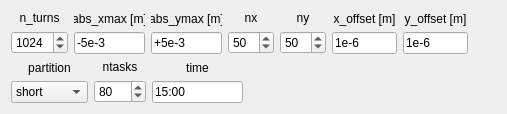
          <widget class="QWidget" name="tab_39">
           <attribute name="title">
            <string>Calculate</string>
           </attribute>
           <layout class="QVBoxLayout" name="verticalLayout_151">
            <item>
             <layout class="QHBoxLayout" name="horizontalLayout_86">
              <item>
               <layout class="QVBoxLayout" name="verticalLayout_121">
                <item>
                 <widget class="QLabel" name="label_50">
                  <property name="maximumSize">
                   <size>
                    <width>57</width>
                    <height>16777215</height>
                   </size>
                  </property>
                  <property name="text">
                   <string>n_turns</string>
                  </property>
                  <property name="alignment">
                   <set>Qt::AlignCenter</set>
                  </property>
                 </widget>
                </item>
                <item>
                 <widget class="QSpinBox" name="spinBox_n_turns_tswa_calc">
                  <property name="maximumSize">
                   <size>
                    <width>57</width>
                    <height>16777215</height>
                   </size>
                  </property>
                  <property name="minimum">
                   <number>3</number>
                  </property>
                  <property name="maximum">
                   <number>10000</number>
                  </property>
                  <property name="value">
                   <number>1024</number>
                  </property>
                 </widget>
                </item>
               </layout>
              </item>
              <item>
               <layout class="QVBoxLayout" name="verticalLayout_112">
                <item>
                 <widget class="QLabel" name="label_143">
                  <property name="maximumSize">
                   <size>
                    <width>71</width>
                    <height>16777215</height>
                   </size>
                  </property>
                  <property name="text">
                   <string>abs_xmax [m]</string>
                  </property>
                  <property name="alignment">
                   <set>Qt::AlignCenter</set>
                  </property>
                 </widget>
                </item>
                <item>
                 <widget class="QLineEdit" name="lineEdit_abs_xmax_tswa_calc">
                  <property name="maximumSize">
                   <size>
                    <width>71</width>
                    <height>16777215</height>
                   </size>
                  </property>
                  <property name="text">
                   <string>-5e-3</string>
                  </property>
                 </widget>
                </item>
               </layout>
              </item>
              <item>
               <layout class="QVBoxLayout" name="verticalLayout_113">
                <item>
                 <widget class="QLabel" name="label_144">
                  <property name="maximumSize">
                   <size>
                    <width>71</width>
                    <height>16777215</height>
                   </size>
                  </property>
                  <property name="text">
                   <string>abs_ymax [m]</string>
                  </property>
                  <property name="alignment">
                   <set>Qt::AlignCenter</set>
                  </property>
                 </widget>
                </item>
                <item>
                 <widget class="QLineEdit" name="lineEdit_abs_ymax_tswa_calc">
                  <property name="maximumSize">
                   <size>
                    <width>71</width>
                    <height>16777215</height>
                   </size>
                  </property>
                  <property name="text">
                   <string>+5e-3</string>
                  </property>
                 </widget>
                </item>
               </layout>
              </item>
              <item>
               <layout class="QVBoxLayout" name="verticalLayout_127">
                <item>
                 <widget class="QLabel" name="label_160">
                  <property name="text">
                   <string>nx</string>
                  </property>
                  <property name="alignment">
                   <set>Qt::AlignCenter</set>
                  </property>
                 </widget>
                </item>
                <item>
                 <widget class="QSpinBox" name="spinBox_nx_tswa_calc">
                  <property name="maximumSize">
                   <size>
                    <width>46</width>
                    <height>16777215</height>
                   </size>
                  </property>
                  <property name="minimum">
                   <number>3</number>
                  </property>
                  <property name="maximum">
                   <number>1001</number>
                  </property>
                  <property name="value">
                   <number>50</number>
                  </property>
                 </widget>
                </item>
               </layout>
              </item>
              <item>
               <layout class="QVBoxLayout" name="verticalLayout_128">
                <item>
                 <widget class="QLabel" name="label_161">
                  <property name="text">
                   <string>ny</string>
                  </property>
                  <property name="alignment">
                   <set>Qt::AlignCenter</set>
                  </property>
                 </widget>
                </item>
                <item>
                 <widget class="QSpinBox" name="spinBox_ny_tswa_calc">
                  <property name="maximumSize">
                   <size>
                    <width>46</width>
                    <height>16777215</height>
                   </size>
                  </property>
                  <property name="minimum">
                   <number>3</number>
                  </property>
                  <property name="maximum">
                   <number>1001</number>
                  </property>
                  <property name="value">
                   <number>50</number>
                  </property>
                 </widget>
                </item>
               </layout>
              </item>
              <item>
               <layout class="QVBoxLayout" name="verticalLayout_129">
                <item>
                 <widget class="QLabel" name="label_162">
                  <property name="maximumSize">
                   <size>
                    <width>65</width>
                    <height>16777215</height>
                   </size>
                  </property>
                  <property name="text">
                   <string>x_offset [m]</string>
                  </property>
                  <property name="alignment">
                   <set>Qt::AlignCenter</set>
                  </property>
                 </widget>
                </item>
                <item>
                 <widget class="QLineEdit" name="lineEdit_x_offset_tswa_calc">
                  <property name="maximumSize">
                   <size>
                    <width>65</width>
                    <height>16777215</height>
                   </size>
                  </property>
                  <property name="text">
                   <string>1e-6</string>
                  </property>
                 </widget>
                </item>
               </layout>
              </item>
              <item>
               <layout class="QVBoxLayout" name="verticalLayout_130">
                <item>
                 <widget class="QLabel" name="label_163">
                  <property name="maximumSize">
                   <size>
                    <width>65</width>
                    <height>16777215</height>
                   </size>
                  </property>
                  <property name="text">
                   <string>y_offset [m]</string>
                  </property>
                  <property name="alignment">
                   <set>Qt::AlignCenter</set>
                  </property>
                 </widget>
                </item>
                <item>
                 <widget class="QLineEdit" name="lineEdit_y_offset_tswa_calc">
                  <property name="maximumSize">
                   <size>
                    <width>65</width>
                    <height>16777215</height>
                   </size>
                  </property>
                  <property name="text">
                   <string>1e-6</string>
                  </property>
                 </widget>
                </item>
               </layout>
              </item>
              <item>
               <spacer name="horizontalSpacer_56">
                <property name="orientation">
                 <enum>Qt::Horizontal</enum>
                </property>
                <property name="sizeHint" stdset="0">
                 <size>
                  <width>28</width>
                  <height>20</height>
                 </size>
                </property>
               </spacer>
              </item>
             </layout>
            </item>
            <item>
             <layout class="QHBoxLayout" name="horizontalLayout_81">
              <item>
               <layout class="QVBoxLayout" name="verticalLayout_135">
                <item>
                 <widget class="QLabel" name="label_165">
                  <property name="text">
                   <string>partition</string>
                  </property>
                  <property name="alignment">
                   <set>Qt::AlignCenter</set>
                  </property>
                 </widget>
                </item>
                <item>
                 <widget class="QComboBox" name="comboBox_partition_tswa_calc">
                  <property name="currentIndex">
                   <number>1</number>
                  </property>
                  <item>
                   <property name="text">
                    <string>normal</string>
                   </property>
                  </item>
                  <item>
                   <property name="text">
                    <string>short</string>
                   </property>
                  </item>
                  <item>
                   <property name="text">
                    <string>debug</string>
                   </property>
                  </item>
                  <item>
                   <property name="text">
                    <string>long</string>
                   </property>
                  </item>
                  <item>
                   <property name="text">
                    <string>longlong</string>
                   </property>
                  </item>
                  <item>
                   <property name="text">
                    <string>low</string>
                   </property>
                  </item>
                  <item>
                   <property name="text">
                    <string>high</string>
                   </property>
                  </item>
                 </widget>
                </item>
               </layout>
              </item>
              <item>
               <layout class="QVBoxLayout" name="verticalLayout_137">
                <item>
                 <widget class="QLabel" name="label_166">
                  <property name="maximumSize">
                   <size>
                    <width>52</width>
                    <height>16777215</height>
                   </size>
                  </property>
                  <property name="text">
                   <string>ntasks</string>
                  </property>
                  <property name="alignment">
                   <set>Qt::AlignCenter</set>
                  </property>
                 </widget>
                </item>
                <item>
                 <widget class="QSpinBox" name="spinBox_ntasks_tswa_calc">
                  <property name="maximumSize">
                   <size>
                    <width>52</width>
                    <height>16777215</height>
                   </size>
                  </property>
                  <property name="specialValueText">
                   <string/>
                  </property>
                  <property name="minimum">
                   <number>2</number>
                  </property>
                  <property name="maximum">
                   <number>1000</number>
                  </property>
                  <property name="singleStep">
                   <number>2</number>
                  </property>
                  <property name="value">
                   <number>80</number>
                  </property>
                 </widget>
                </item>
               </layout>
              </item>
              <item>
               <layout class="QVBoxLayout" name="verticalLayout_138">
                <item>
                 <widget class="QLabel" name="label_time_common_15">
                  <property name="maximumSize">
                   <size>
                    <width>91</width>
                    <height>16777215</height>
                   </size>
                  </property>
                  <property name="text">
                   <string>time</string>
                  </property>
                  <property name="alignment">
                   <set>Qt::AlignCenter</set>
                  </property>
                 </widget>
                </item>
                <item>
                 <widget class="QLineEdit" name="lineEdit_time_tswa_calc">
                  <property name="maximumSize">
                   <size>
                    <width>91</width>
                    <height>16777215</height>
                   </size>
                  </property>
                  <property name="text">
                   <string>15:00</string>
                  </property>
                 </widget>
                </item>
               </layout>
              </item>
              <item>
               <spacer name="horizontalSpacer_55">
                <property name="orientation">
                 <enum>Qt::Horizontal</enum>
                </property>
                <property name="sizeHint" stdset="0">
                 <size>
                  <width>40</width>
                  <height>20</height>
                 </size>
                </property>
               </spacer>
              </item>
              <item>
               <spacer name="horizontalSpacer_60">
                <property name="orientation">
                 <enum>Qt::Horizontal</enum>
                </property>
                <property name="sizeHint" stdset="0">
                 <size>
                  <width>40</width>
                  <height>20</height>
                 </size>
                </property>
               </spacer>
              </item>
             </layout>
            </item>
           </layout>
          </widget>
